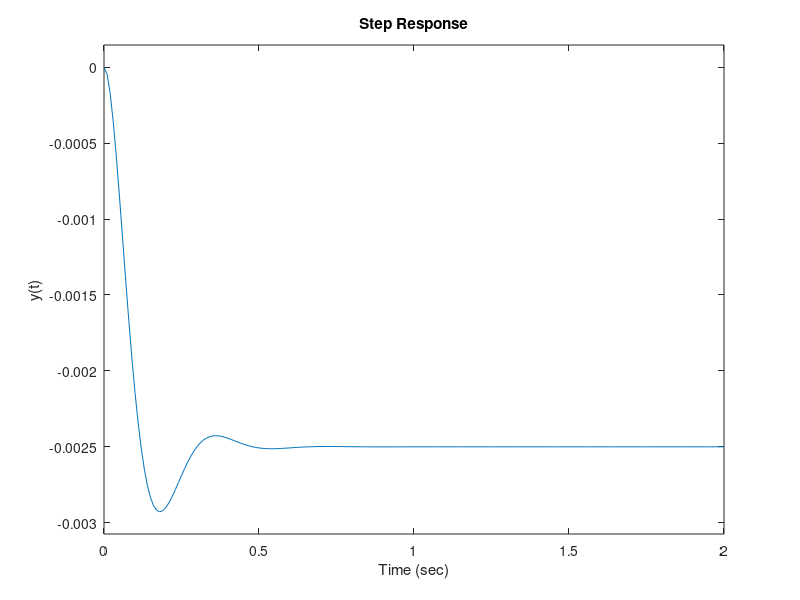

MATLAB code for this plot:
% Chapter 4: Figure 4.35

%

% Compute the disturbance response for Ka=80.  

% Results shown in Figure 4.35 (b)

%

Ka=80; 

nf=[5000]; df=[1 1000]; sysf=tf(nf,df);

ng=[1]; dg=[1 20 0]; sysg=tf(ng,dg);

sys=feedback(sysg,Ka*sysf);

sys=-sys;

t=[0:0.01:2];

step(sys,t);

ylabel('y(t)'), xlabel('Time (sec)'), grid
